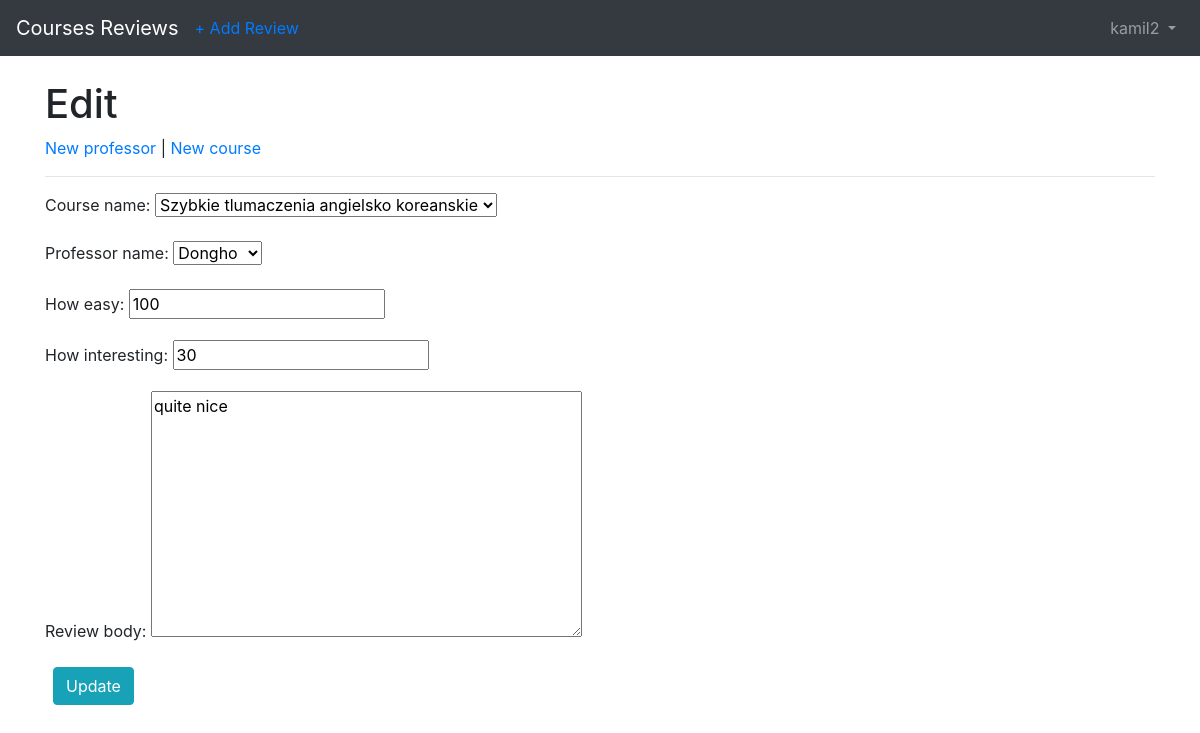
Page /2/edit/ (signed in) on the committed database.
### users/models.py (models this page shows)
class ReviewsUser(AbstractUser):
    created_reviews = models.PositiveIntegerField(default=0)

### pages/models.py (models this page shows, shortened)
class CourseName(models.Model):
    course_name = models.CharField(max_length=225)
    def __str__(self):
        return self.course_name

class Professor(models.Model):
    professor_name = models.CharField(max_length=255, default="")
    def __str__(self):
        return self.professor_name

class Review(models.Model):
    course_name = models.ForeignKey(
        CourseName,
        on_delete=models.CASCADE
    )
    professor_name = models.ForeignKey(
        Professor,
        on_delete=models.CASCADE
    )
    how_easy = models.IntegerField(
        default=0,
        validators=[MaxValueValidator(100), MinValueValidator(0)],
    )
    how_interesting = models.IntegerField(
        default=0,
        validators=[MaxValueValidator(100), MinValueValidator(0)],
    )
    creation_date = models.DateTimeField(auto_now_add=True)
    review_body = models.TextField()
    author = models.ForeignKey(
        settings.AUTH_USER_MODEL,
        on_delete=models.CASCADE,
    )

### pages/views.py (the view)
@method_decorator(user_is_review_post_user, name='dispatch')
class ReviewUpdateView(LoginRequiredMixin, UpdateView):
    model = Review
    fields = ['course_name', 'professor_name',
              'how_easy', 'how_interesting', 'review_body']
    template_name = 'pages/review_edit.html'

### templates/pages/review_edit.html (shortened to what this page needs)
{% extends 'base.html' %}
{% block content %}
    <h1>Edit</h1>
    <a href="{% url 'professor-new' %}">New professor</a> |
    <a href="{% url 'course-new' %}">New course</a>
    <hr>
    <form action="" method="post">
        {{ form.as_p }}
        <button class="btn btn-info ml-2" type="submit">Update</button>
    </form>
{% endblock %}

### templates/base.html (shortened to what this page needs)
{% load static %}
<!DOCTYPE html>
<html lang="en">
<head>
    <link rel="stylesheet" href="https://maxcdn.bootstrapcdn.com/bootstrap/4.0.0/css/bootstrap.min.css">
</head>
<body>
{% block navbar %}
<nav class="navbar navbar-expand-md navbar-dark bg-dark mb-4">
   <a class="navbar-brand" href="{% url 'index' %}">Courses Reviews</a>
   {% if user.is_authenticated %}
   <ul class="navbar-nav mr-auto">
      <li class="nav-item"><a href="{% url 'review-new' %}">+ Add Review</a></li>
   </ul>
   {% endif %}
   <div class="collapse navbar-collapse" id="navbarCollapse">
      {% if user.is_authenticated %}
      <ul class="navbar-nav ml-auto">
         <li class="nav-item">
            <a class="nav-link dropdown-toggle" href="#" id="userMenu"
               data-toggle="dropdown" aria-hashpopup="true"
               aria-expanded="false">
            {{ user.username }}
            </a>
         </li>
      </ul>
      {% else %}
      <form class="form-inline ml-auto">
         <a href="{% url 'login' %}" class="btn btn-outline-secondary">Log in
         </a>
         <a href="{% url 'signup' %}" class="btn btn-primary ml-2">Sign up</a>
      </form>
      {% endif %}
   </div>
</nav>
{% endblock navbar %}
    <div class="container">
        {% block content %}
        {% endblock content %}
    </div>
</body>
</html>

### rows in the picture
ReviewsUser: username "kamil2"
CourseName: course_name "Szybkie tlumaczenia angielsko koreanskie"
Professor: professor_name "Dongho"
Review: how_easy "100", how_interesting "30", review_body "quite nice"
